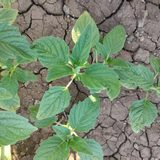
#> input picture reports/duplicate_review/thumbs/01750dccd9566ca6_b.jpg, 160 x 160 px; its folder holds only this picture in this run
$ python -i field_filter.py   (imports and definitions only)
#> lines starting #> are read from the running program, lines starting #| are printed output that depends on the picture
"""Image-level field filtering: quality features and domain triage.

This module produces *evidence*, not verdicts.  Two things are deliberately
kept apart:

1. ``quality_metrics`` / ``quality_gate`` -- objective measurements (size,
   blur, exposure, colour mode).  A quality gate may reject an image.
2. ``suggest_domain`` -- a cheap heuristic that only orders images for human
   or model-assisted inspection.  It never writes a final domain label, and
   callers must not treat its output as a source-of-truth classification.

The policy that decides which domain labels are admissible lives in
``src/registry/domain_policy.py``.
"""

from __future__ import annotations

from dataclasses import dataclass
from typing import Dict, Iterable, Mapping, Optional, Sequence, Tuple

import numpy as np
from PIL import Image


@dataclass(frozen=True)
class QualityGate:
    min_short_side: int = 224
    exclude_grayscale: bool = True
    #: Optional per-source blur floor on the Laplacian variance.  ``None``
    #: means "report the distribution, do not reject".  A single global floor
    #: would silently delete legitimate low-texture soil images.
    min_laplacian_variance: Optional[float] = None
    max_mean_brightness: float = 250.0
    min_mean_brightness: float = 5.0


def _laplacian_variance(gray: np.ndarray) -> float:
    """Variance of the 4-neighbour Laplacian, computed with numpy only."""
    if gray.shape[0] < 3 or gray.shape[1] < 3:
        return 0.0
    center = gray[1:-1, 1:-1]
    lap = (gray[:-2, 1:-1] + gray[2:, 1:-1]
           + gray[1:-1, :-2] + gray[1:-1, 2:] - 4.0 * center)
    return float(lap.var())


def _border_fraction(rgb: np.ndarray, band: int = 4,
                     tolerance: float = 18.0) -> Tuple[float, float]:
    """Fraction of pixels close to the image-border colour.

    A laboratory leaf photo has a large uniform white/black background that
    touches the border; a field photo usually does not.  This is a *hint*.
    """
    h, w = rgb.shape[:2]
    band = max(1, min(band, h // 4, w // 4))
    border = np.concatenate([
        rgb[:band].reshape(-1, 3), rgb[-band:].reshape(-1, 3),
        rgb[:, :band].reshape(-1, 3), rgb[:, -band:].reshape(-1, 3)])
    reference = np.median(border, axis=0)
    distance = np.abs(rgb.astype(np.float32) - reference).mean(axis=2)
    fraction = float((distance <= tolerance).mean())
    return fraction, float(reference.mean())


def _vegetation_fraction(rgb: np.ndarray) -> float:
    """Excess-green index fraction, the standard field-vegetation proxy."""
    arr = rgb.astype(np.float32)
    exg = 2.0 * arr[..., 1] - arr[..., 0] - arr[..., 2]
    return float((exg > 20.0).mean())


def quality_metrics(image: Image.Image) -> Dict[str, float]:
    """Measure one decoded image; values are stable and unitless where possible."""
    rgb = np.asarray(image.convert('RGB'), dtype=np.uint8)
    gray = np.asarray(image.convert('L'), dtype=np.float32)
    border_fraction, border_luma = _border_fraction(rgb)
    hsv_sat = np.asarray(image.convert('HSV'), dtype=np.uint8)[..., 1]
    return {
        'width': int(image.size[0]),
        'height': int(image.size[1]),
        'short_side': int(min(image.size)),
        'aspect': round(image.size[0] / max(1, image.size[1]), 4),
        'mode': image.mode,
        'mean_brightness': round(float(gray.mean()), 3),
        'std_brightness': round(float(gray.std()), 3),
        'laplacian_variance': round(_laplacian_variance(gray), 4),
        'saturation_mean': round(float(hsv_sat.mean()), 3),
        'border_fraction': round(border_fraction, 4),
        'border_luma': round(border_luma, 3),
        'vegetation_fraction': round(_vegetation_fraction(rgb), 4),
    }


# [73 lines left out: functions quality_gate, suggest_domain, triage_rows, not called in this run]

>>> from PIL import Image
>>> picture = Image.open('../../reports/duplicate_review/thumbs/01750dccd9566ca6_b.jpg')
#> picture is the input picture: PIL image 160x160 RGB; mean R, G, B 119.5, 138.3, 111.8
>>> result = quality_metrics(picture)
#> in quality_metrics, `gray = np.asarray(image.convert('L'), dtype=np.float32)`:
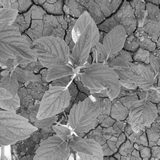
#> gray: shape (160, 160) float32; min 7, max 254, mean 129.7
#> in _border_fraction, `border = np.concatenate([ rgb[:band].reshape(-1, 3), rgb[-band:].resha..`: border = 2560 rows, first 8: [159, 180, 137], [134, 157, 113], [139, 162, 116], [148, 176, 128], [152, 181, 133], [141, 173, 124], [127, 161, 111], [123, 157, 107]
#> in _border_fraction, `reference = np.median(border, axis=0)`: reference = [129, 139, 117]
#> in _border_fraction, `distance = np.abs(rgb.astype(np.float32) - reference).mean(axis=2)`:
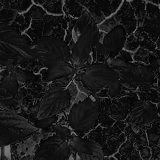
#> distance: shape (160, 160) float64; min 0.333, max 123, mean 24.8
#> in _border_fraction, `fraction = float((distance <= tolerance).mean())`: fraction = 0.449
#> in quality_metrics, `border_fraction, border_luma = _border_fraction(rgb)`: border_luma = 128.3
#> in quality_metrics, `hsv_sat = np.asarray(image.convert('HSV'), dtype=np.uint8)[..., 1]`:
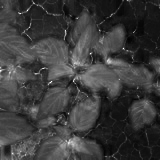
#> hsv_sat: shape (160, 160); min 0, max 255, mean 60.1
#> in _laplacian_variance, `center = gray[1:-1, 1:-1]`:
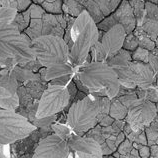
#> center: shape (158, 158) float32; min 7, max 254, mean 129.6
#> in _laplacian_variance, `lap = (gray[:-2, 1:-1] + gray[2:, 1:-1] + gray[1:-1, :-2] + gray[1:-1,..`:
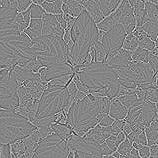
#> lap: shape (158, 158) float32; min -315, max 285, mean 0; drawn with min black and max white
#> in _vegetation_fraction, `exg = 2.0 * arr[..., 1] - arr[..., 0] - arr[..., 2]`:
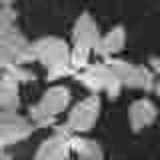
#> exg: shape (160, 160) float32; min -40, max 163, mean 45.3; drawn with min black and max white
#> result = 12 items

$ run again, on reports/duplicate_review/thumbs/02797887eda8708c_a.jpg
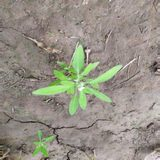
#> input picture reports/duplicate_review/thumbs/02797887eda8708c_a.jpg, 160 x 160 px
#> picture is the input picture: PIL image 160x160 RGB; mean R, G, B 149.8, 145.3, 133.7
#> border = 2560 rows, first 8: [143, 129, 120], [145, 131, 122], [136, 122, 111], [133, 119, 108], [142, 130, 118], [145, 135, 123], [144, 134, 122], [144, 136, 123]
#> reference = [150, 141, 134]
#> in _border_fraction, `distance = np.abs(rgb.astype(np.float32) - reference).mean(axis=2)`:
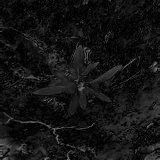
#> distance: shape (160, 160) float64; min 0, max 125.3, mean 20.4
#> fraction = 0.546
#> border_luma = 141.7
#> in _vegetation_fraction, `exg = 2.0 * arr[..., 1] - arr[..., 0] - arr[..., 2]`:
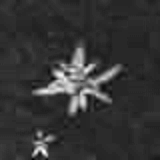
#> exg: shape (160, 160) float32; min -51, max 226, mean 7.1; drawn with min black and max white
#> result = 12 items

$ run again, on reports/duplicate_review/thumbs/037fe11be32fa6eb_a.jpg
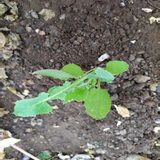
#> input picture reports/duplicate_review/thumbs/037fe11be32fa6eb_a.jpg, 160 x 160 px
#> picture is the input picture: PIL image 160x160 RGB; mean R, G, B 114, 116.4, 104.4
#> border = 2560 rows, first 8: [62, 62, 52], [82, 82, 72], [79, 76, 67], [85, 82, 73], [123, 119, 110], [127, 123, 114], [141, 134, 124], [118, 111, 101]
#> reference = [108, 102, 95]
#> in _border_fraction, `distance = np.abs(rgb.astype(np.float32) - reference).mean(axis=2)`:
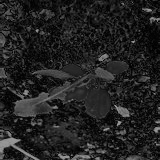
#> distance: shape (160, 160) float64; min 0.333, max 153, mean 34
#> fraction = 0.333
#> border_luma = 101.7
#> in _vegetation_fraction, `exg = 2.0 * arr[..., 1] - arr[..., 0] - arr[..., 2]`:
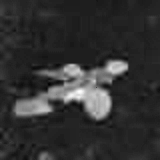
#> exg: shape (160, 160) float32; min -43, max 247, mean 14.5; drawn with min black and max white
#> result = 12 items

$ run again, on reports/duplicate_review/thumbs/043e273c5ae09e09_a.jpg
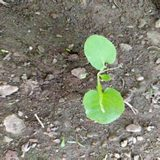
#> input picture reports/duplicate_review/thumbs/043e273c5ae09e09_a.jpg, 160 x 160 px
#> picture is the input picture: PIL image 160x160 RGB; mean R, G, B 127.9, 128.3, 112.9
#> border = 2560 rows, first 8: [206, 201, 195], [203, 198, 192], [145, 142, 135], [61, 58, 51], [53, 53, 45], [60, 60, 52], [84, 85, 77], [104, 105, 97]
#> reference = [131, 125, 115]
#> in _border_fraction, `distance = np.abs(rgb.astype(np.float32) - reference).mean(axis=2)`:
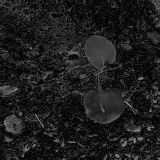
#> distance: shape (160, 160) float64; min 0.333, max 131, mean 30.1
#> fraction = 0.374
#> border_luma = 123.7
#> in _vegetation_fraction, `exg = 2.0 * arr[..., 1] - arr[..., 0] - arr[..., 2]`:
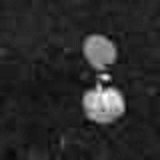
#> exg: shape (160, 160) float32; min -34, max 267, mean 15.8; drawn with min black and max white
#> result = 12 items
